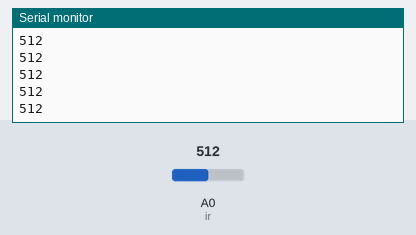
The sketch below on a simulated Arduino Uno, built with avr-gcc and run on an emulated ATmega328P. Shown: the last lines printed to the serial monitor. The inputs (shaded band) are chosen by the test bench; at power-on: A0 (ir) = 512.

Above: at 1.2 s.
1.3 s: A0 (ir) set to 716
At 1.9 s:
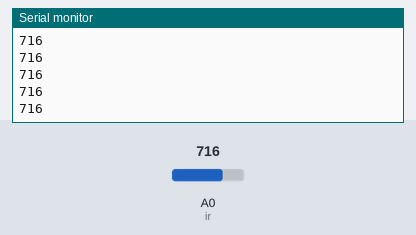
2.8 s: A0 (ir) set to 900
At 3.9 s:
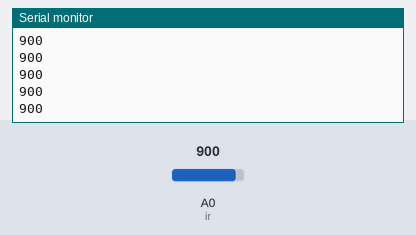
Timing chart, 0 to 5.8 s (numbered marks = the images above; inputs shaded):
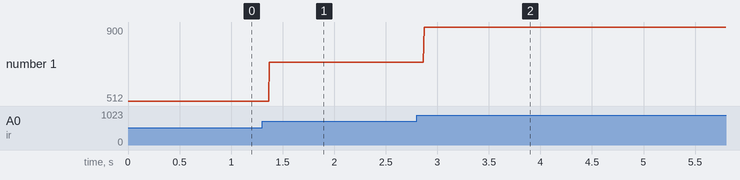

The sketch:

ir_test.ino
```cpp
#define ir A0
void setup() {
  // put your setup code here, to run once:
pinMode(ir,INPUT);
Serial.begin(9600);

}

void loop() {
  // put your main code here, to run repeatedly:
int a=analogRead(ir);
Serial.println(a);
}
```

Measured:
- after the input at 1.3 s, the serial monitor: prints a new line after 0.07 s (image 1)
- after the input at 2.8 s, the serial monitor: prints a new line after 0.07 s (image 2)
- plotted number 1: 512 → 716 after the input at 1.3 s, 716 → 900 after the input at 2.8 s
